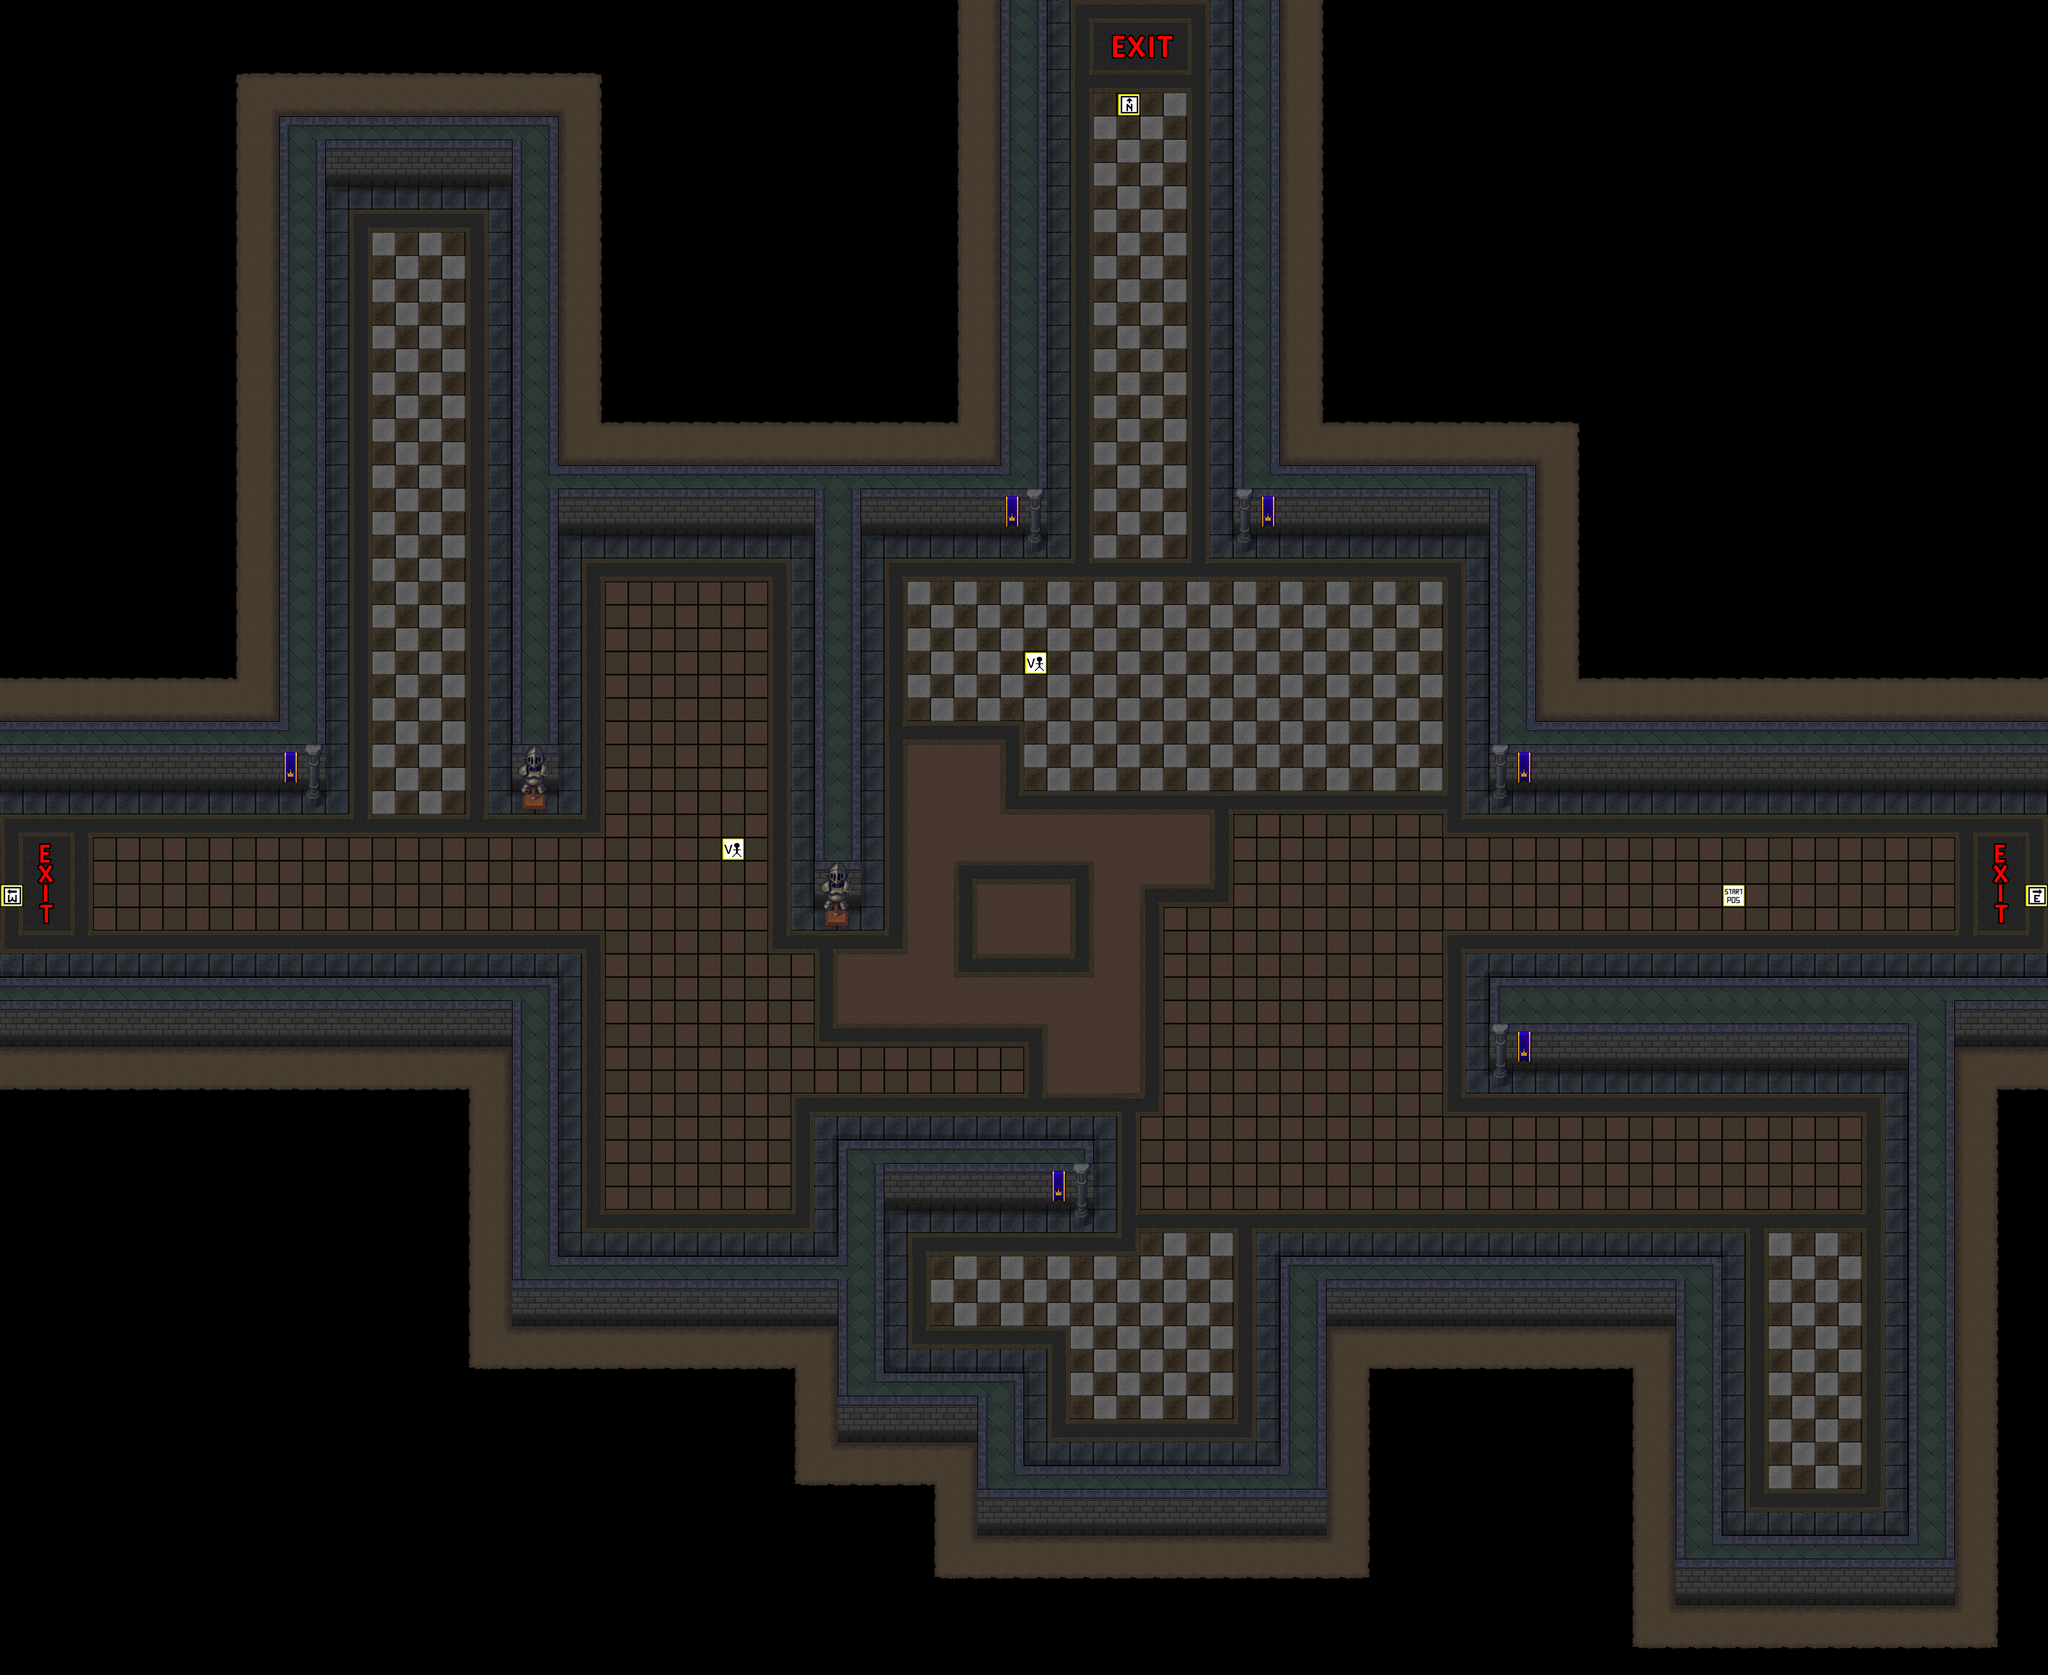

Rendered tile map (Tiled .tmx) drawn with the repository's tilesets; below, a short description and the map source with its tile grids summarised:
An orthogonal 88x72 tile map with 64x64 px tiles, 3 tile layers (game tiles, extra game tiles, marker tiles), 2 tilesets and 17 objects (17x Collision).

<map version="1.2" tiledversion="1.3.4" orientation="orthogonal" renderorder="left-up" compressionlevel="0" width="88" height="72" tilewidth="64" tileheight="64" infinite="0" nextlayerid="61" nextobjectid="861">
 <tileset firstgid="1" name="marker_tiles" tilewidth="64" tileheight="64" tilecount="100" columns="10">
  <image source="marker_tiles.png" width="640" height="640" />
 </tileset>
 <tileset firstgid="101" name="tileset2" tilewidth="64" tileheight="64" tilecount="616" columns="22">
  <image source="tileset2.png" width="1408" height="1792" />
 </tileset>
 <layer id="56" name="game tiles" width="88" height="72">
  <data>[6336 cells, 3935 non-empty, 62 distinct tile ids]</data>
 </layer>
 <layer id="57" name="extra game tiles" width="88" height="72">
  <data>[6336 cells, 66 non-empty, 27 distinct tile ids]</data>
 </layer>
 <layer id="58" name="marker tiles" width="88" height="72">
  <data>[6336 cells, 6 non-empty, 5 distinct tile ids]</data>
 </layer>
 <objectgroup color="#ffaa00" id="42" name="collision">
  <object id="833" name="Wall" type="Collision" x="0" y="2688" width="1536" height="1920" />
  <object id="834" name="Wall" type="Collision" x="1536" y="3456" width="896" height="1152" />
  <object id="835" name="Wall" type="Collision" x="5248" y="2688" width="384" height="1920" />
  <object id="836" name="Wall" type="Collision" x="3392" y="0" width="704" height="1472" />
  <object id="837" name="Wall" type="Collision" x="4096" y="0" width="1536" height="2176" />
  <object id="839" name="Wall" type="Collision" x="1408" y="0" width="1472" height="1472" />
  <object id="840" name="Wall" type="Collision" x="0" y="0" width="896" height="2176" />
  <object id="847" name="Wall" type="Collision" x="2432" y="3776" width="384" height="832" />
  <object id="848" name="Wall" type="Collision" x="3520" y="3456" width="1216" height="1152" />
  <object id="849" name="Wall" type="Collision" x="2816" y="4032" width="704" height="576" />
  <object id="850" name="Wall" type="Collision" x="896" y="0" width="512" height="512" />
  <object id="851" name="Wall" type="Collision" x="1408" y="1472" width="128" height="704" />
  <object id="853" name="Wall" type="Collision" x="4096" y="2688" width="1152" height="256" />
  <object id="856" name="Wall" type="Collision" x="2304" y="3328" width="128" height="128" />
  <object id="857" name="Wall" type="Collision" x="2304" y="3136" width="704" height="192" />
  <object id="859" name="Wall" type="Collision" x="2240" y="1472" width="128" height="1024" />
  <object id="860" name="Wall" type="Collision" x="4736" y="4224" width="512" height="384" />
 </objectgroup>
</map>
